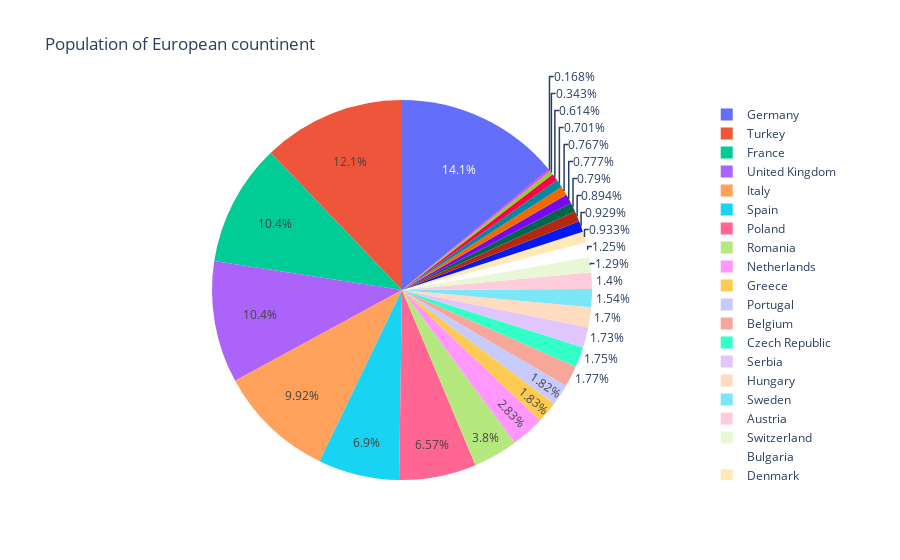

Notebook code for this chart:
### Code cell
# Plotly.Pie
import plotly.express as px
DD = px.data.gapminder().query('year == 2007').query(
    "continent == 'Europe'")
DD.loc[DD['pop'] < 2.e6, 'country'] = 'Other Countries'
fig = px.pie(DD,values = 'pop',names = 'country',
             title = 'Population of European countinent')
fig.show()

### Figure 1 — Plotly figure (JSON) as saved in the notebook; plotly's stock layout.template omitted (floating-point values rounded to 4 significant figures)
{"data": [{"domain": {"x": [0, 1], "y": [0, 1]}, "hovertemplate": "country=%{label}<br>pop=%{value}<extra></extra>", "labels": ["Albania", "Austria", "Belgium", "Bosnia and Herzegovina", "Bulgaria", "Croatia", "Czech Republic", "Denmark", "Finland", "France", "Germany", "Greece", "Hungary", "Other Countries", "Ireland", "Italy", "Other Countries", "Netherlands", "Norway", "Poland", "Portugal", "Romania", "Serbia", "Slovak Republic", "Slovenia", "Spain", "Sweden", "Switzerland", "Turkey", "United Kingdom"], "legendgroup": "", "name": "", "showlegend": true, "type": "pie", "values": [3600523, 8199783, 10392226, 4552198, 7322858, 4493312, 10228744, 5468120, 5238460, 61083916, 82400996, 10706290, 9956108, 301931, 4109086, 58147733, 684736, 16570613, 4627926, 38518241, 10642836, 22276056, 10150265, 5447502, 2009245, 40448191, 9031088, 7554661, 71158647, 60776238]}], "layout": {"legend": {"tracegroupgap": 0}, "title": {"text": "Population of European countinent"}}}
